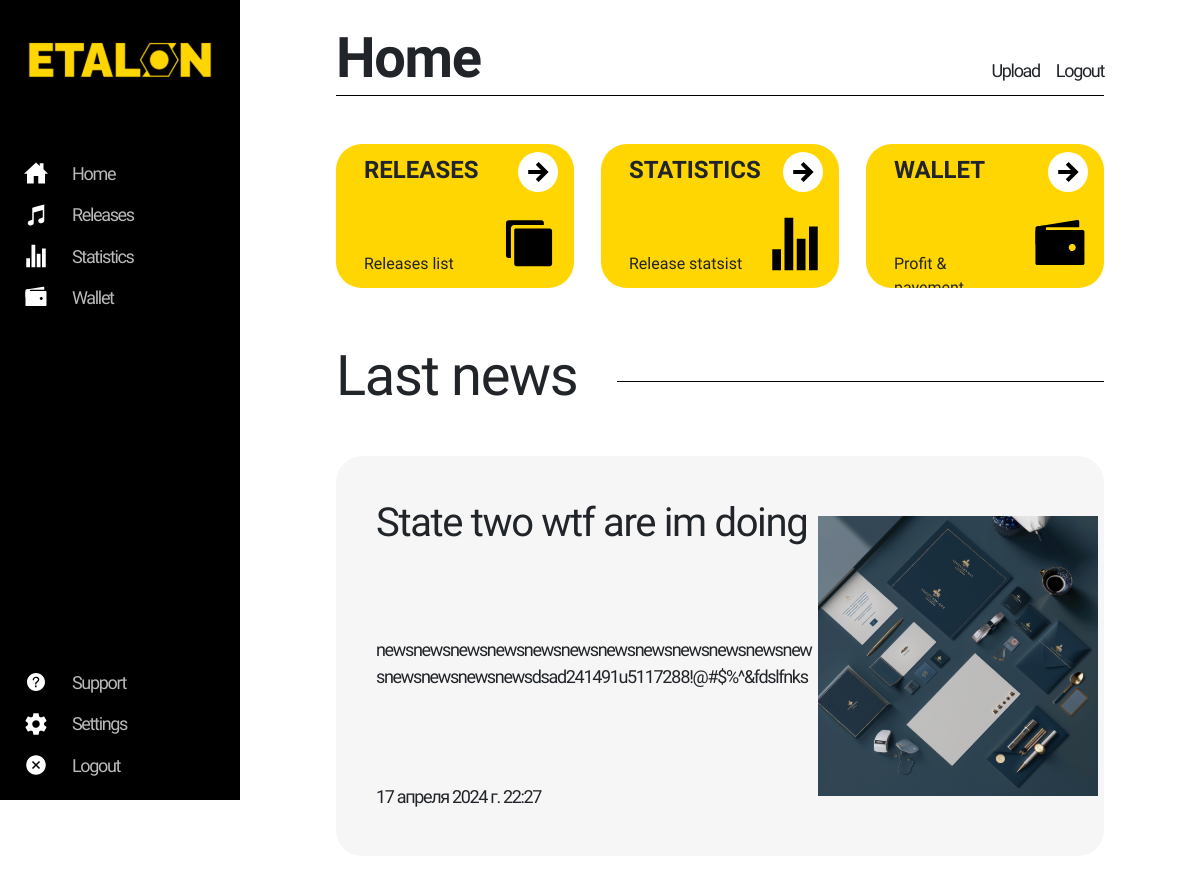
/home/ (upper part), run on an earlier commit of the app's database.
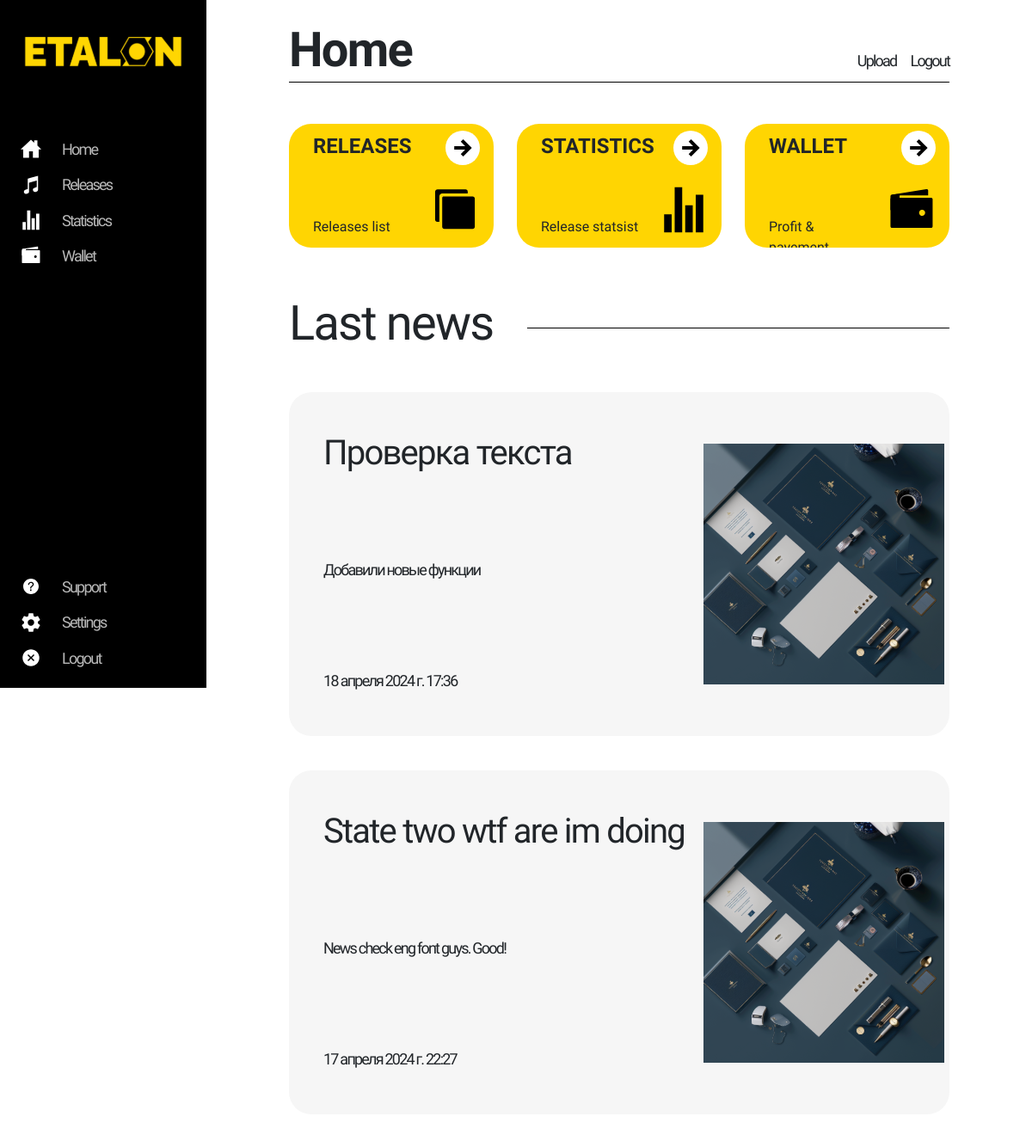
And on a later commit of the database.
### home/models.py (models this page shows, shortened)
class Articles(models.Model):
    title = models.CharField('Название', max_length=42)
    full_text = models.TextField('Статья', max_length=512)
    date = models.DateTimeField('Дата публикации')
    class Meta:
        verbose_name = 'Новость'
        verbose_name_plural = 'Новости'

### home/views.py (the view, shortened to what this page needs)
# urls.py: path('', views.home),
def home(request):
    news = Articles.objects.order_by('-date')
    error = ''
    return render(request, 'home/home.html', {"news" : news})

### home/templates/home/home.html
{% extends 'home/layout.html' %}
{% load static %}
    {% block content-section %}
        <section id="content-section">
            <div id="header-frame">
                <div id="header-text">Home</div>
                <div id="header-buttons">
                    <div id="header-button1">Upload</div>
                    <div id="header-button2">Logout</div>
                </div>
            </div>
            <div id="nav-frame">
                <div id="nav-releases">
                    <div id="nav-releases-text-frame">
                        <div id="nav-release-title">RELEASES</div>
                        <div id="nav-release-text">Releases list</div>
                    </div>
                    <div id="nav-releases-img">
                        <img id="nav-release-button1" src="{% static 'home/img/homeArrow.svg' %}"></img>
                        <img id="nav-release-button2" src="{% static 'home/img/homeReleases.svg' %}"></img>
                    </div>
                </div>
                <div id="nav-stats">
                    <div id="nav-stats-text-frame">
                        <div id="nav-stats-title">STATISTICS</div>
                        <div id="nav-stats-text">Release statsist</div>
                    </div>
                    <div id="nav-stats-img">
                        <img id="nav-stats-button1" src="{% static 'home/img/homeArrow.svg' %}"></img>
                        <img id="nav-stats-button2" src="{% static 'home/img/homeStats.svg' %}"></img>
                    </div>
                </div>
                <div id="nav-wallet">
                    <div id="nav-wallet-text-frame">
                        <div id="nav-wallet-title">WALLET</div>
                        <div id="nav-wallet-text">Profit & payement</div>
                    </div>
                    <div id="nav-wallet-img">
                        <img id="nav-wallet-button1" src="{% static 'home/img/homeArrow.svg' %}"></img>
                        <img id="nav-wallet-button2" src="{% static 'home/img/homeWallet.svg' %}"></img>
                    </div>
                </div>
            </div>
            <div id="news-splitter">
                <div id="news-splitter-text">Last news</div>
                <div id="news-line"></div>
            </div>
            <div id="news-frame">
                {% for el in news %}
                <dev id="news-item-frame">
                    <div id="news-texts-frame">
                        <div id="news-topic">{{el.title}}</div>
                        <div id="news-text">{{el.full_text}}</div>
                        <div id="news-date">{{el.date}}</div>
                    </div>
                    <div id="news-img-frame">
                        <img src="{% static 'home/img/newsCover.svg' %}" id="news-img"></img>
                    </div>
                </dev>
                {% endfor %}
            </div>
        </section>
    {% endblock %}

What changed in the data, as far as the page shows it:
added Articles: title "Проверка текста", full_text "Добавили новые функции", date "18 апреля 2024 г. 17:36"
changed Articles "State two wtf are im doing": full_text "newsnewsnewsnewsnewsnewsnewsnewsnewsnewsnewsnewsnewsnewsnewsnewsdsad241491u5117288!@#$%^&fdslfnks" → "News check eng font guys. Good!"
